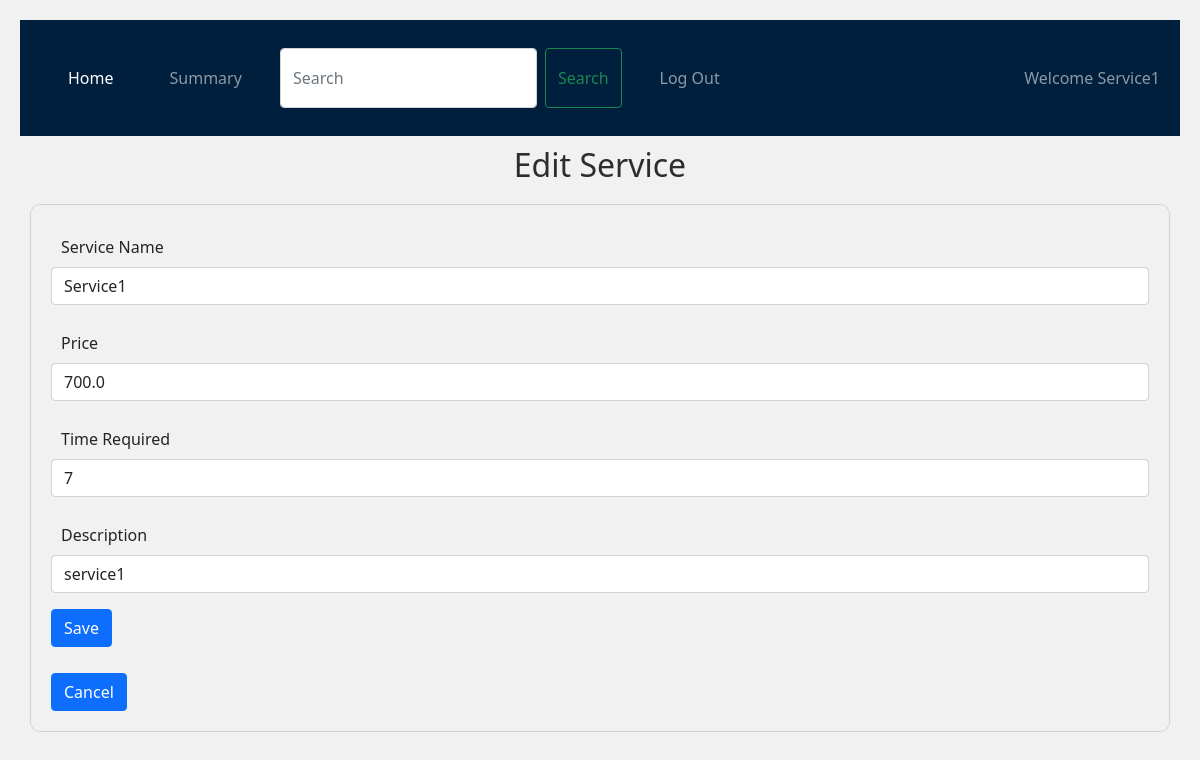
The page /edit_service/1/Service1 on the database its author committed.
### backend/models.py (models this page shows)
class Service(db.Model):
	__tablename__="service"
	id=db.Column(db.Integer,primary_key=True)
	name=db.Column(db.String,nullable=False)
	price=db.Column(db.Float,nullable=False,default=0.0)
	time_required=db.Column(db.Integer,default=0)
	description=db.Column(db.String,nullable=False)
	service_req=db.relationship("Service_Request",cascade="all,delete",backref="service",lazy=True)
	service_prof=db.relationship("Professional",cascade="all,delete",backref="services",lazy=True)

### backend/controllers.py (the view, shortened to what this page needs)
@app.route("/edit_service/<id>/<name>",methods=["GET","POST"])
def edit_service(id,name):
    v=get_service(id)
    return render_template("edit_service.html",service=v,name=name)

### backend/controllers.py (called while the page is built)
def get_service(id):
    services=Service.query.filter_by(id=id).first()
    return services

### templates/edit_service.html
{% extends "admin_layout.html" %}
{% block content  %}
  {% if service %}
        <h2 class="center">Edit Service</h2>
          <form action="/edit_service/{{service.id}}/{{name}}" method="POST">
            <div class="input_form">
                <div class="mb-3">
                    <label for="service_name" class="form-label">Service Name</label>
                    <input type="text" name="service_name" class="form-control" id="service_name" value="{{service.name}}">
                  </div>
                <div class="mb-3">
                    <label for="price" class="form-label">Price</label>
                    <input type="number" name="price"  class="form-control" id="price" value="{{service.price}}">
                </div>
                <div class="mb-3">
                    <label for="time_required" class="form-label">Time Required</label>
                    <input type="number" class="form-control" name="time_required" id="time_required" value="{{service.time_required}}">
                </div>
                <div class="mb-3">
                    <label for="description" class="form-label">Description</label>
                    <input type="text" class="form-control" name="description" id="description" value="{{service.description}}">
                </div>
                <div class="mb-3">
                    <button type="submit" class="btn btn-primary">Save</button>
                </div>
                <a href="/admin_dashboard/{{name}}" type="button" class="btn btn-primary">Cancel</a>
            </div>
          </form>
          {% endif %}
{%endblock%}

### static/styles/main.css (style rules this page uses)
* { margin: 10px; }
.input_form { border: 1px solid #d1d1d1; height: auto; width:auto; margin: 10px; margin-top: 20px; padding: 10px; border-radius: 10px; font-size: 16px; text-align: justify; }
.center { text-align: center; margin: auto; color: #2d2d2d; display: flex; justify-content: center; align-items: center; margin-top: auto; margin-bottom: auto; }
body { font-family: Arial, sans-serif; margin: 20px; text-align: center; }

### rows shown on the page
Service: service_name "Service1", price "700.0", time_required "7", description "service1"

### other values the page prints
{{ name }} "Service1"
